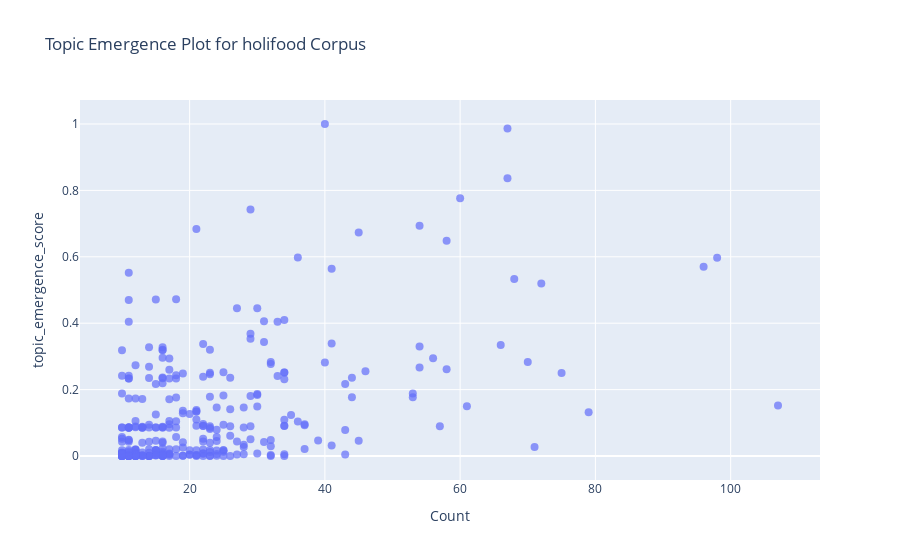

The code cell stored with this chart in its notebook:
### Code cell
import plotly.graph_objects as go

fig = go.Figure()

# --- Plot all topics directly ---
fig.add_trace(
    go.Scatter(
        x=df_plot_magnitude["Count"],
        y=df_plot_magnitude["topic_emergence_score"],
        mode="markers",
        marker=dict(size=8, opacity=0.7),
        text=df_plot_magnitude["Name"],
        hovertext=df_plot_magnitude["Representation"].astype(str),
        name="All topics",
    )
)

# Axis + layout
fig.update_xaxes(title_text="Count")
fig.update_yaxes(title_text="topic_emergence_score")

fig.update_layout(
    title=f"Topic Emergence Plot for {name} Corpus"
)

fig.show()

### Figure 1 — Plotly figure (JSON) as saved in the notebook; plotly's stock layout.template omitted (floating-point values rounded to 4 significant figures; data arrays with more than 128 entries replaced by an {"elided": "..."} marker saying what was removed)
{"data": [{"hovertext": {"elided": "301 str values"}, "marker": {"opacity": 0.7, "size": 8}, "mode": "markers", "name": "All topics", "text": {"elided": "301 str values"}, "type": "scatter", "x": {"elided": "301 int values"}, "y": {"elided": "301 float values"}}], "layout": {"autosize": true, "title": {"text": "Topic Emergence Plot for holifood Corpus"}, "xaxis": {"autorange": true, "range": [4.098, 112.9], "title": {"text": "Count"}, "type": "linear"}, "yaxis": {"autorange": true, "range": [-0.09211, 1.092], "title": {"text": "topic_emergence_score"}, "type": "linear"}}}
